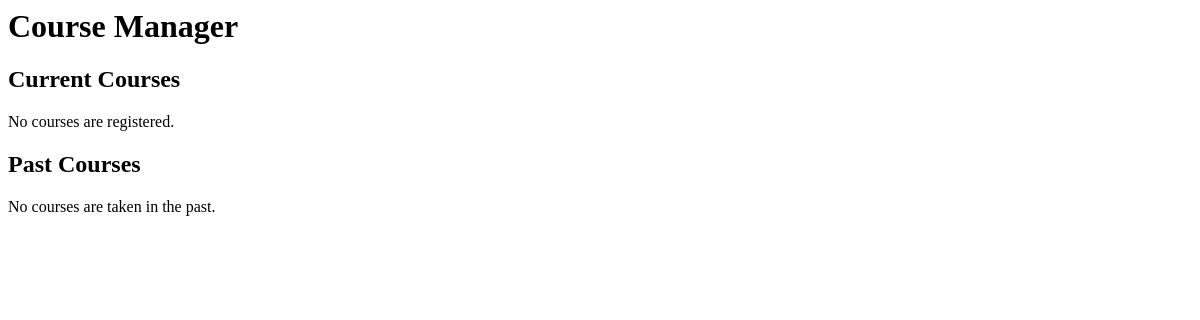
Page /courses/ on the earlier database version.
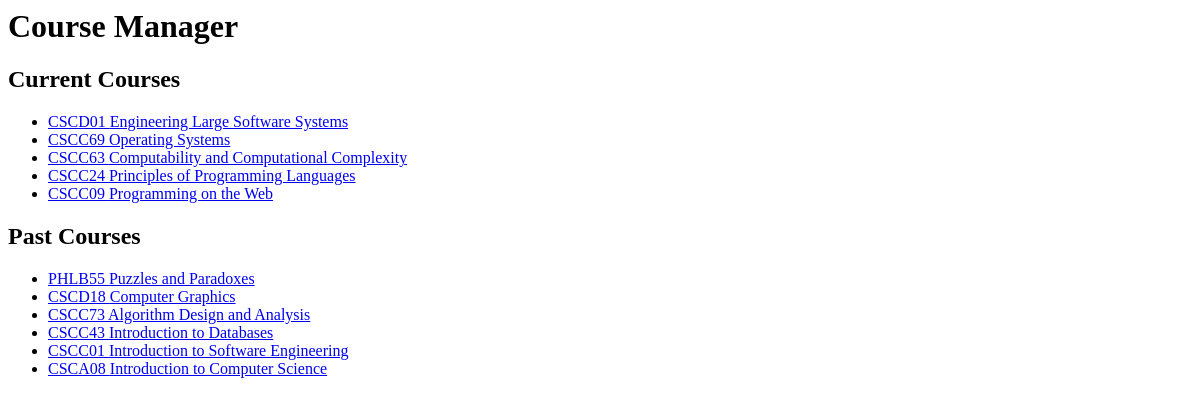
Same page on the later database version.
### courses/models.py (models this page shows, shortened)
class Course(models.Model):
	course_code = models.CharField(max_length=20)
	course_name = models.CharField(max_length=200)
	start_date = models.DateTimeField('course starting date')

### courses/views.py (the view)
# urls.py: path('', views.IndexView.as_view(), name='index'),
class IndexView(generic.ListView):
    template_name = 'courses/index.html'
    context_object_name = 'latest_course_list'
    def get_queryset(self):
        return Course.objects.filter(
            start_date__lte=timezone.now()
        ).order_by('-start_date')[:5]
    def get_context_data(self, **kwargs):
        data = super().get_context_data(**kwargs)
        data['past_course_list'] = Course.objects.filter(start_date__lte=timezone.now()).order_by('-start_date')[5:]
        return data

### courses/templates/courses/index.html (shortened to what this page needs)
<!-- {% load static %}
<link rel="stylesheet" type="text/css" href="{% static 'polls/style.css' %}">
 -->
<h1>Course Manager</h1>
<h2>Current Courses</h2>
{% if latest_course_list %}
    <ul>
    {% for course in latest_course_list %}
    <li><a href="{% url 'courses:detail' course.id %}">{{ course.course_code }} {{ course.course_name}}</a></li>
    {% endfor %}
    </ul>
{% else %}
    <p>No courses are registered.</p>
{% endif %}
<h2>Past Courses</h2>
{% if past_course_list %}
    <ul>
    {% for course in past_course_list %}
    <li><a href="{% url 'courses:detail' course.id %}">{{ course.course_code }} {{ course.course_name}}</a></li>
    {% endfor %}
    </ul>
{% else %}
    <p>No courses are taken in the past.</p>
{% endif %}

Differences in the rows shown:
added Course: course_code "CSCD01", course_name "Engineering Large Software Systems", shown under "Current Courses"
added Course: course_code "CSCC69", course_name "Operating Systems", shown under "Current Courses"
added Course: course_code "CSCC63", course_name "Computability and Computational Complexity", shown under "Current Courses"
added Course: course_code "CSCC24", course_name "Principles of Programming Languages", shown under "Current Courses"
added Course: course_code "CSCC09", course_name "Programming on the Web", shown under "Current Courses"
added Course: course_code "PHLB55", course_name "Puzzles and Paradoxes", shown under "Past Courses"
added Course: course_code "CSCD18", course_name "Computer Graphics", shown under "Past Courses"
added Course: course_code "CSCC73", course_name "Algorithm Design and Analysis", shown under "Past Courses"
added Course: course_code "CSCC43", course_name "Introduction to Databases", shown under "Past Courses"
added Course: course_code "CSCC01", course_name "Introduction to Software Engineering", shown under "Past Courses"
added Course: course_code "CSCA08", course_name "Introduction to Computer Science", shown under "Past Courses"
Other differences:
text no longer shown: "No courses are registered. No courses are taken in the past."
